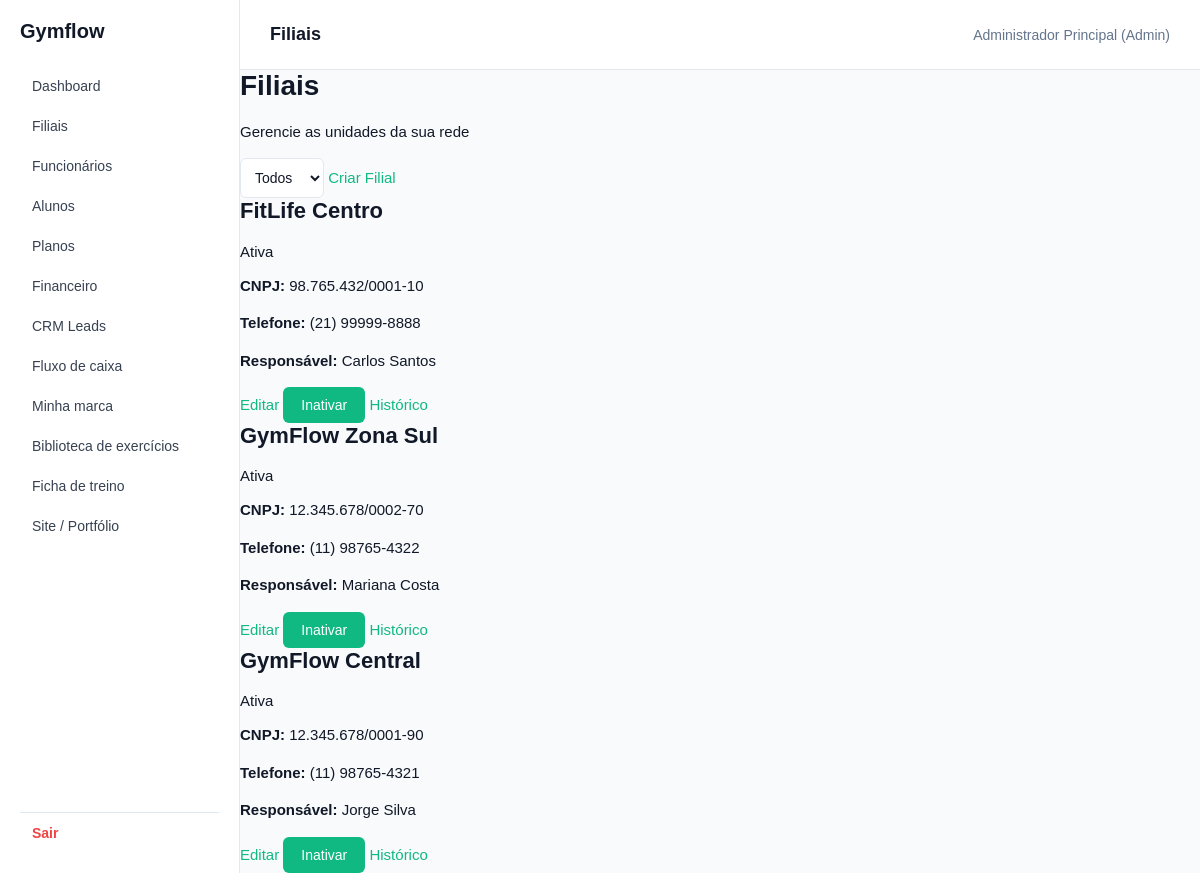
Before: /app/controllers/FilialController.php?acao=listar (signed in) with the older database file.
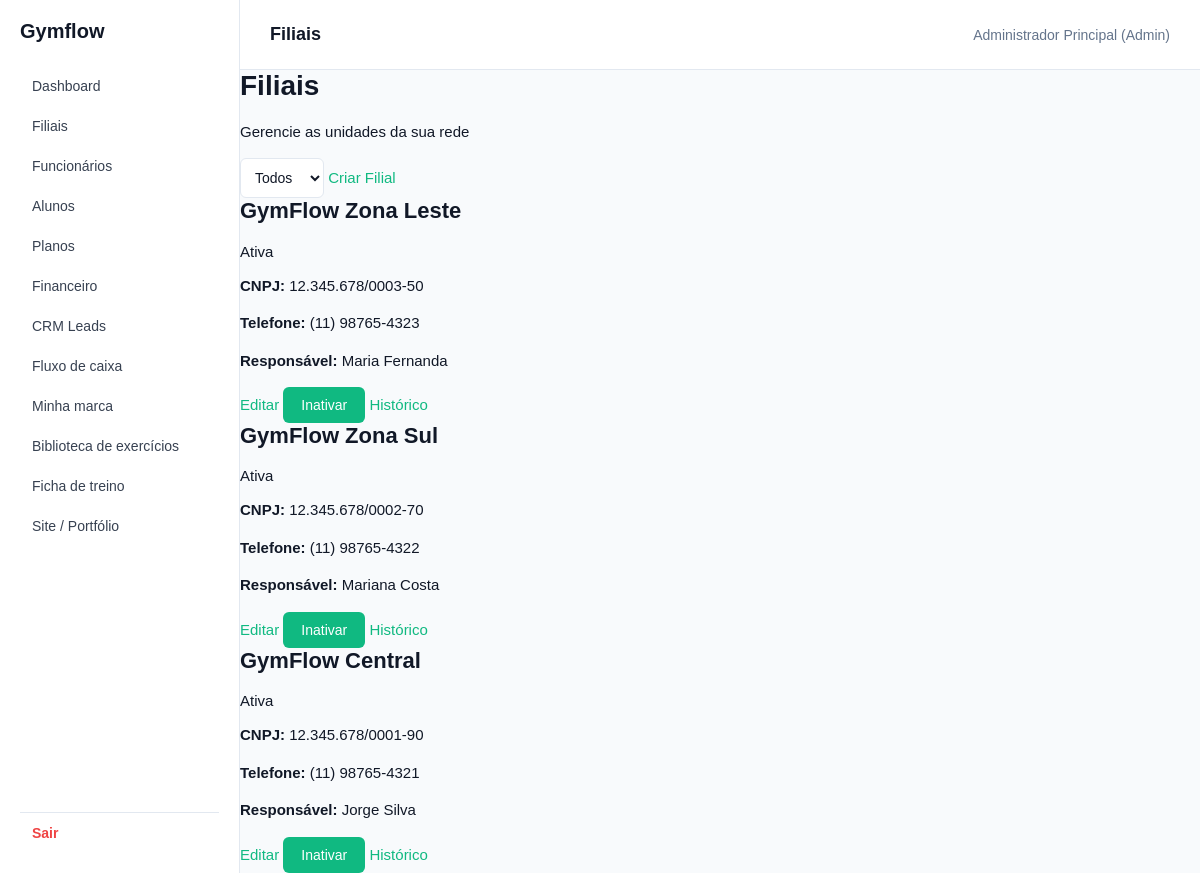
After: the same page with the newer database file.
### tables this page shows
CREATE TABLE filiais (
    id INT AUTO_INCREMENT PRIMARY KEY,
    company_id INT NOT NULL,
    nome VARCHAR(100) NOT NULL,
    cnpj VARCHAR(18) NOT NULL,
    telefone VARCHAR(15) NOT NULL,
    responsavel VARCHAR(100) NOT NULL,
    ativo BOOLEAN NOT NULL DEFAULT TRUE,
    latitude DECIMAL(10,8) DEFAULT NULL,
    longitude DECIMAL(11,8) DEFAULT NULL,
    CONSTRAINT uq_filiais_cnpj UNIQUE (company_id, cnpj),
    FOREIGN KEY (company_id) REFERENCES companies(id) ON DELETE CASCADE
);

### app/models/Filial.php (called while the page is built, shortened)
<?php
require_once __DIR__ . '/Database.php';
$operacao = $operacao ?? '';
if ($operacao === 'listar') {
    $statusFiltro = $statusFiltro ?? '';
    if ($statusFiltro === 'Ativa') {
        $stmt = $pdo->prepare("SELECT * FROM filiais WHERE ativo = 1 ORDER BY id DESC");
        $stmt->execute();
    } elseif ($statusFiltro === 'Inativa') {
        $stmt = $pdo->prepare("SELECT * FROM filiais WHERE ativo = 0 ORDER BY id DESC");
        $stmt->execute();
    } else {
        $stmt = $pdo->query("SELECT * FROM filiais ORDER BY id DESC");
    }
    $filiais = $stmt->fetchAll();
}
elseif ($operacao === 'buscar') {
    $id = (int) ($id ?? 0);
    $stmt = $pdo->prepare("SELECT * FROM filiais WHERE id = :id");
    $stmt->execute([':id' => $id]);
    $filial = $stmt->fetch() ?: null;
}

### app/views/filiais/index.php (the view, shortened to what this page needs)
<?php
$tituloPagina = "Filiais";
include __DIR__ . '/../shared/header.php';
include __DIR__ . '/../shared/sidebar.php';
?>
<div>
    <h1>Filiais</h1>
    <p>Gerencie as unidades da sua rede</p>
</div>
<div>
    <form method="GET" action="/Gymflow/app/controllers/FilialController.php" style="display: inline-block;">
        <select name="status" onchange="this.form.submit()">
            <option value="" <?= $statusFiltro === '' ? 'selected' : '' ?>>Todos</option>
        </select>
    </form>
    <a href="/Gymflow/app/controllers/FilialController.php?acao=cadastrar">Criar Filial</a>
</div>
<div class="cards-container">
    <?php if (empty($filiais)): ?>
        <p>Nenhuma filial encontrada no banco de dados.</p>
    <?php else: ?>
        <?php foreach ($filiais as $filial): ?>
            <div class="card-filial">
                <div class="card-header">
                    <h2><?= htmlspecialchars($filial['nome']) ?></h2>
                    <span class="badge <?= $filial['ativo'] ? 'ativa' : 'inativa' ?>">
                        <?= $filial['ativo'] ? 'Ativa' : 'Inativa' ?>
                    </span>
                </div>
                <div class="card-body">
                    <p><strong>CNPJ:</strong> <?= htmlspecialchars($filial['cnpj']) ?></p>
                    <p><strong>Telefone:</strong> <?= htmlspecialchars($filial['telefone']) ?></p>
                    <p><strong>Responsável:</strong> <?= htmlspecialchars($filial['responsavel']) ?></p>
                </div>
                <div class="card-footer">
                    <a href="/Gymflow/app/controllers/FilialController.php?acao=editar&id=<?= $filial['id'] ?>">Editar</a>
                    <button type="button">Inativar</button>
                    <a href="#">Histórico</a>
                </div>
            </div>
        <?php endforeach; ?>
    <?php endif; ?>
</div>
<?php include __DIR__ . '/../shared/footer.php'; ?>

### app/controllers/FilialController.php (shortened to what this page needs)
<?php
$baseUrl = '/Gymflow/app/controllers/FilialController.php';
$acao = $_GET['acao'] ?? 'listar';
if ($acao === 'listar') {
    $statusFiltro = $_GET['status'] ?? '';
    require __DIR__ . '/../models/Filial.php';
    require __DIR__ . '/../views/filiais/index.php';
}
else {
    header("Location: $baseUrl?acao=listar");
    exit;
}

### app/views/shared/header.php (shortened to what this page needs)
<?php
$titulo = $tituloPagina ?? 'Dashboard';
$usuario = $_SESSION['usuario_nome'] ?? 'Usuário';
$role = $_SESSION['usuario_role'] ?? 'Admin';
?>
<!DOCTYPE html>
<html lang="pt-BR">
<head>
    <link rel="stylesheet" href="/Gymflow/assets/css/css/global.css">
    <link rel="stylesheet" href="/Gymflow/assets/css/css/layout.css">
</head>
<body>
    <header class="header">
        <div class="header-esquerda">
            <h1><?= htmlspecialchars($titulo) ?></h1>
        </div>
        <div class="header-direita">
            <span>
                <?= htmlspecialchars($usuario) ?>
                (<?= htmlspecialchars($role) ?>)
            </span>
        </div>
    </header>

### app/views/shared/sidebar.php
<?php
$nomePainel = $_SESSION['nome_painel'] ?? 'Gymflow';
?>
<aside class="sidebar">
    <h1><?= htmlspecialchars($nomePainel) ?></h1>
    <nav>
        <ul>
            <li><a href="/Gymflow/app/controllers/DashboardController.php">Dashboard</a></li>
            <li><a href="/Gymflow/app/controllers/FilialController.php?acao=listar">Filiais</a></li>
            <li><a href="/Gymflow/app/controllers/FuncionarioController.php?acao=listar">Funcionários</a></li>
            <li><a href="/Gymflow/app/controllers/AlunoController.php?acao=listar">Alunos</a></li>
            <li><a href="/Gymflow/app/controllers/PlanoController.php?acao=listar">Planos</a></li>
            <li><a href="/Gymflow/app/controllers/FinanceiroController.php">Financeiro</a></li>
            <li><a href="/Gymflow/app/controllers/CrmController.php">CRM Leads</a></li>
            <li><a href="/Gymflow/app/controllers/FluxoCaixaController.php">Fluxo de caixa</a></li>
            <li><a href="/Gymflow/app/controllers/MinhaMarcaController.php">Minha marca</a></li>
            <li><a href="/Gymflow/app/controllers/ExercicioController.php">Biblioteca de exercícios</a></li>
            <li><a href="/Gymflow/app/controllers/TreinoController.php">Ficha de treino</a></li>
            <li><a href="/Gymflow/app/controllers/PortfolioController.php">Site / Portfólio</a></li>
        </ul>
    </nav>
    <a class="sair" href="/Gymflow/app/controllers/LoginController.php?acao=logout">
        Sair
    </a>
</aside>

### assets/css/css/global.css (style rules this page uses)
:root { --cor-primaria: #10b981; --cor-primaria-hover: #059669; --cor-fundo: #ffffff; --cor-branca: #ffffff; --cor-texto: #111827; --cor-texto-secundario: #64748b; --cor-borda: #e2e8f0; --cor-sucesso: #10b981; --cor-aviso: #f59e0b; --cor-perigo: #ef4444; }
* { box-sizing: border-box; }
body { margin: 0; min-height: 100vh; font-family: Arial, Helvetica, sans-serif; font-size: 15px; background-color: white; color: var(--cor-texto); }
h1, h2, h3, h4 { margin-top: 0; color: var(--cor-texto); }
h1 { font-size: 28px; }
h2 { font-size: 22px; }
p { line-height: 1.5; }
a { color: var(--cor-primaria); text-decoration: none; }
input, select, textarea { width: 100%; padding: 10px; font-family: inherit; font-size: 14px; color: var(--cor-texto); background-color: var(--cor-branca); border: 1px solid var(--cor-borda); border-radius: 6px; }
button, input[type="submit"], input[type="button"], .btn { padding: 10px 18px; border: none; border-radius: 6px; background-color: var(--cor-primaria); color: white; font-family: inherit; font-size: 14px; cursor: pointer; }

### assets/css/css/layout.css (style rules this page uses)
body { margin: 0; margin-left: 240px; background-color: #f8fafc; color: #111827; font-family: Arial, Helvetica, sans-serif; min-height: 100vh; }
.sidebar { position: fixed; top: 0; left: 0; width: 240px; height: 100%; padding: 20px; box-sizing: border-box; background-color: #ffffff; border-right: 1px solid #e2e8f0; display: flex; flex-direction: column; z-index: 100; }
.sidebar h1, .sidebar h2 { margin: 0 0 25px 0; font-size: 20px; font-weight: bold; color: #111827; }
.sidebar nav { flex: 1; overflow-y: auto; }
.sidebar ul { list-style: none; margin: 0; padding: 0; }
.sidebar li { margin-bottom: 4px; }
.sidebar nav a { display: block; padding: 10px 12px; border-radius: 8px; color: #374151; text-decoration: none; font-size: 14px; font-weight: 500; transition: background-color 0.2s ease, color 0.2s ease; }
.sidebar .sair { display: block; margin-top: auto; padding: 12px; border-top: 1px solid #e2e8f0; color: #ef4444; text-decoration: none; font-size: 14px; font-weight: 600; transition: background-color 0.2s ease, color 0.2s ease; }
.header { height: 70px; padding: 0 30px; background-color: #ffffff; border-bottom: 1px solid #e2e8f0; display: flex; align-items: center; justify-content: space-between; box-sizing: border-box; }
.header-esquerda { display: flex; align-items: center; gap: 20px; }
.header-esquerda h1 { margin: 0; font-size: 18px; font-weight: 600; color: #111827; }
.header-direita { display: flex; align-items: center; gap: 20px; }
.header-direita span { font-size: 14px; color: #64748b; }

Changed rows visible on the page:
changed filiais: nome "FitLife Centro" → "GymFlow Zona Leste"; cnpj "98.765.432/0001-10" → "12.345.678/0003-50"; telefone "(21) 99999-8888" → "(11) 98765-4323"; responsavel "Carlos Santos" → "Maria Fernanda"
